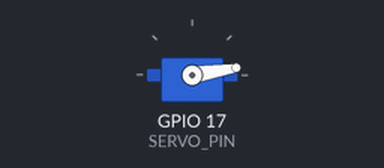
A sketch run on a simulated ESP32. Shown: servo. Random numbers use the default seed unless the sketch sets one.

Above: at 1.1 s.
At 10.01 s:
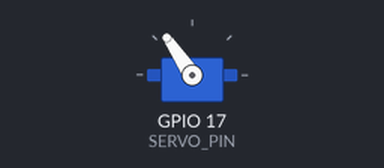
At 20.15 s:
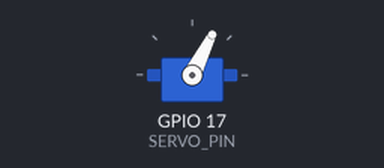
At 39.35 s:
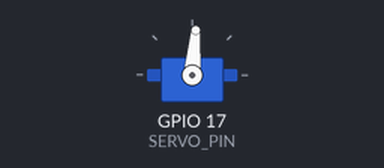
Timing chart, 0 to 40.0 s (numbered marks = the images above):
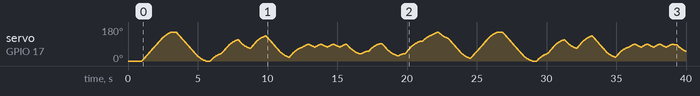

The sketch:

multi_motor_test.ino
```cpp
// not yet
```

single_motor_test.ino
```cpp
#include <ESP32Servo.h>

#define SERVO_PIN 17

Servo myservo;

const int SERVO_MIN_US = 500;
const int SERVO_MAX_US = 2500;

const int SERVO_FULL_RANGE = 270;
const int SAFE_MIN = 0;
const int SAFE_MAX = 230;

int currentAngle = 0;

int angleToUs(int angle)
{
  angle = constrain(angle, SAFE_MIN, SAFE_MAX);
  return map(angle, 0, SERVO_FULL_RANGE, SERVO_MIN_US, SERVO_MAX_US);
}

void writeServoAngle(int angle)
{
  angle = constrain(angle, SAFE_MIN, SAFE_MAX);
  myservo.writeMicroseconds(angleToUs(angle));
}

void moveSmooth(int targetAngle)
{
  targetAngle = constrain(targetAngle, SAFE_MIN, SAFE_MAX);

  if (targetAngle == currentAngle)
    return;

  int stepDir = (targetAngle > currentAngle) ? 1 : -1;

  while (currentAngle != targetAngle)
  {
    currentAngle += stepDir;
    writeServoAngle(currentAngle);

    int remaining = abs(targetAngle - currentAngle);

    // 시작/끝은 천천히, 중간은 조금 빠르게
    if (remaining > 40)
      delay(8);
    else if (remaining > 20)
      delay(12);
    else if (remaining > 10)
      delay(16);
    else
      delay(22);
  }
}

void setup()
{
  myservo.setPeriodHertz(50);
  myservo.attach(SERVO_PIN, SERVO_MIN_US, SERVO_MAX_US);

  currentAngle = 0;
  writeServoAngle(currentAngle);
  delay(1000);

  randomSeed(micros());
}

void loop()
{
  // 1. 전체 부드러운 왕복
  moveSmooth(230);
  delay(300);
  moveSmooth(0);
  delay(300);

  // 2. 중간 구간 왕복
  moveSmooth(60);
  moveSmooth(170);
  moveSmooth(100);
  moveSmooth(200);
  moveSmooth(30);

  // 3. 작은 진동
  for (int i = 0; i < 4; i++)
  {
    moveSmooth(110);
    moveSmooth(135);
  }

  // 4. 랜덤 위치 이동
  for (int i = 0; i < 6; i++)
  {
    int target = random(20, 211);
    moveSmooth(target);
    delay(150);
  }

  // 5. 끝점 근처 테스트
  moveSmooth(210);
  moveSmooth(230);
  moveSmooth(180);
  moveSmooth(20);
}
```
